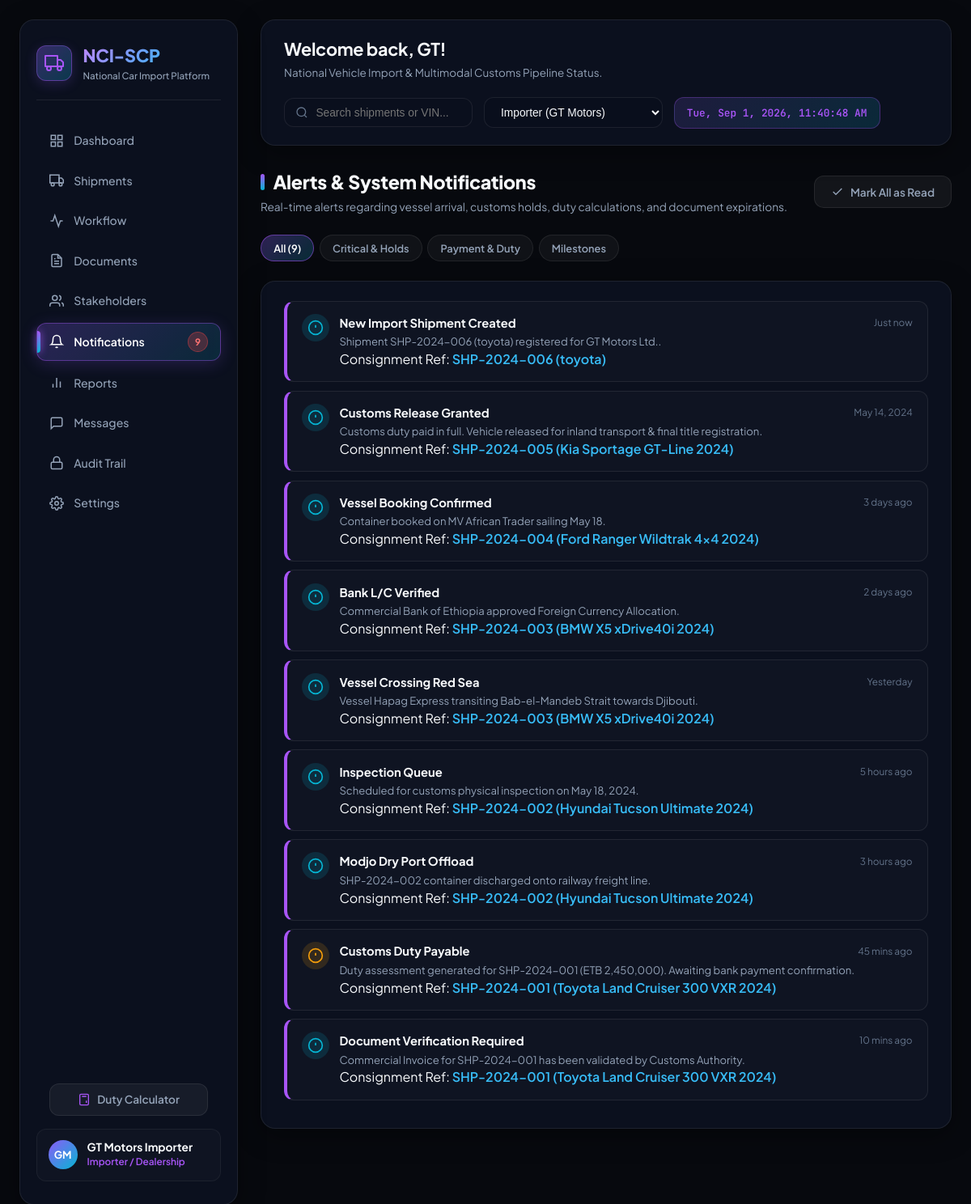
/notifications/, run on the app's committed database.
### Front/models.py (models this page shows, shortened)
class Notification(models.Model):
    shipment = models.ForeignKey(Shipment, related_name='notifications', on_delete=models.SET_NULL, null=True, blank=True)
    title = models.CharField(max_length=200)
    description = models.TextField()
    notification_type = models.CharField(max_length=20, default='info')
    time_label = models.CharField(max_length=50, default='Just now')
    is_read = models.BooleanField(default=False)
    created_at = models.DateTimeField(auto_now_add=True)

class Shipment(models.Model):
    class Status(models.TextChoices):
        BOOKING = 'Booking Confirmed', 'Booking Confirmed'
        IN_TRANSIT = 'In Transit', 'In Transit'
        ARRIVED = 'Arrived at Port', 'Arrived at Port'
        CUSTOMS = 'Customs Clearance', 'Customs Clearance'
        RELEASED = 'Released', 'Released'
        DELIVERED = 'Delivered', 'Delivered'
    shipment_id = models.CharField(max_length=30, unique=True)
    vehicle = models.CharField(max_length=200)
    image = models.CharField(max_length=255, default='/static/images/land_cruiser.png', blank=True)
    vin = models.CharField(max_length=80, unique=True)
    port = models.CharField(max_length=200)
    destination = models.CharField(max_length=200, default='Modjo Dry Port, Ethiopia', blank=True)
    importer_name = models.CharField(max_length=150, default='GT Motors Ltd.', blank=True)
    duty_amount = models.CharField(max_length=60, default='ETB 1,250,000', blank=True)
    status = models.CharField(max_length=40, choices=Status.choices, default=Status.BOOKING)
    eta = models.DateField(blank=True, null=True)
    progress = models.PositiveSmallIntegerField(default=0)
    created_at = models.DateTimeField(auto_now_add=True)
    updated_at = models.DateTimeField(auto_now=True)

### Front/views.py (the view)
# urls.py: path('notifications/', views.notifications_page, name='notifications'),
def notifications_page(request):
    ctx = _get_common_context()
    return render(request, 'notifications.html', ctx)

### Front/views.py (called while the page is built, shortened)
def _seed_default_data():
    if Shipment.objects.exists():
        return

### templates/notifications.html (shortened to what this page needs)
{% extends 'base.html' %}
{% load static %}
{% block content %}
<section id="notifications-view" class="view-panel">
  <div class="view-header-flex">
    <div>
      <h2 class="view-title">Alerts & System Notifications</h2>
      <p class="view-subtitle">Real-time alerts regarding vessel arrival, customs holds, duty calculations, and document expirations.</p>
    </div>
    <div class="view-header-actions">
      <button class="secondary-btn" onclick="markAllNotificationsRead()">
        <svg viewBox="0 0 24 24" width="16" height="16" stroke="currentColor" fill="none" stroke-width="2"><polyline points="20 6 9 17 4 12"></polyline></svg>
        <span>Mark All as Read</span>
      </button>
    </div>
  </div>
  <div class="filter-toolbar">
    <div class="filter-pill-group">
      <button class="filter-pill active" onclick="filterNotificationType('all', this)">All ({{ notifications.count }})</button>
      <button class="filter-pill" onclick="filterNotificationType('danger', this)">Critical & Holds</button>
      <button class="filter-pill" onclick="filterNotificationType('warning', this)">Payment & Duty</button>
      <button class="filter-pill" onclick="filterNotificationType('info', this)">Milestones</button>
    </div>
  </div>
  <div class="dashboard-section">
    <div id="fullNotificationList" class="notification-full-list">
      {% for n in notifications %}
      <div class="alert-item notification-row notification-type-{{ n.notification_type }} {% if not n.is_read %}unread{% endif %}" data-type="{{ n.notification_type }}">
        <div class="alert-badge-icon {{ n.notification_type }}">
          <svg viewBox="0 0 24 24" width="20" height="20" stroke="currentColor" fill="none" stroke-width="2"><circle cx="12" cy="12" r="10"></circle><line x1="12" y1="8" x2="12" y2="12"></line><line x1="12" y1="16" x2="12.01" y2="16"></line></svg>
        </div>
        <div class="alert-content">
          <div class="alert-title-flex">
            <h4 class="alert-title">{{ n.title }}</h4>
            <span class="alert-time">{{ n.time_label }}</span>
          </div>
          <p class="alert-desc">{{ n.description }}</p>
          {% if n.shipment %}
          <div class="alert-meta-shipment">
            <span>Consignment Ref:</span>
            <a href="javascript:void(0)" onclick="inspectShipment('{{ n.shipment.shipment_id }}')" class="link-action">{{ n.shipment.shipment_id }} ({{ n.shipment.vehicle }})</a>
          </div>
          {% endif %}
        </div>
      </div>
      {% empty %}
      <div class="track-placeholder-state">
        <p>No active notifications at this time.</p>
      </div>
      {% endfor %}
    </div>
  </div>
</section>
{% endblock %}

### data on the page
Notification: title "New Import Shipment Created", time_label "Just now", description "Shipment SHP-2024-006 (toyota) registered for GT Motors Ltd..", shipment.shipment_id "SHP-2024-006", shipment.vehicle "toyota"
Notification: title "Customs Release Granted", time_label "May 14, 2024", description "Customs duty paid in full. Vehicle released for inland transport & final title registration.", shipment.shipment_id "SHP-2024-005", shipment.vehicle "Kia Sportage GT-Line 2024"
Notification: title "Vessel Booking Confirmed", time_label "3 days ago", description "Container booked on MV African Trader sailing May 18.", shipment.shipment_id "SHP-2024-004", shipment.vehicle "Ford Ranger Wildtrak 4x4 2024"
Notification: title "Bank L/C Verified", time_label "2 days ago", description "Commercial Bank of Ethiopia approved Foreign Currency Allocation.", shipment.shipment_id "SHP-2024-003", shipment.vehicle "BMW X5 xDrive40i 2024"
Notification: title "Vessel Crossing Red Sea", time_label "Yesterday", description "Vessel Hapag Express transiting Bab-el-Mandeb Strait towards Djibouti.", shipment.shipment_id "SHP-2024-003", shipment.vehicle "BMW X5 xDrive40i 2024"
Notification: title "Inspection Queue", time_label "5 hours ago", description "Scheduled for customs physical inspection on May 18, 2024.", shipment.shipment_id "SHP-2024-002", shipment.vehicle "Hyundai Tucson Ultimate 2024"
Notification: title "Modjo Dry Port Offload", time_label "3 hours ago", description "SHP-2024-002 container discharged onto railway freight line.", shipment.shipment_id "SHP-2024-002", shipment.vehicle "Hyundai Tucson Ultimate 2024"
Notification: title "Customs Duty Payable", time_label "45 mins ago", description "Duty assessment generated for SHP-2024-001 (ETB 2,450,000). Awaiting bank payment confirmation.", shipment.shipment_id "SHP-2024-001", shipment.vehicle "Toyota Land Cruiser 300 VXR 2024"
Notification: title "Document Verification Required", time_label "10 mins ago", description "Commercial Invoice for SHP-2024-001 has been validated by Customs Authority.", shipment.shipment_id "SHP-2024-001", shipment.vehicle "Toyota Land Cruiser 300 VXR 2024"

### other printed values
{{ kpi_pending_actions }} "9"
{{ notifications.count }} "9"
